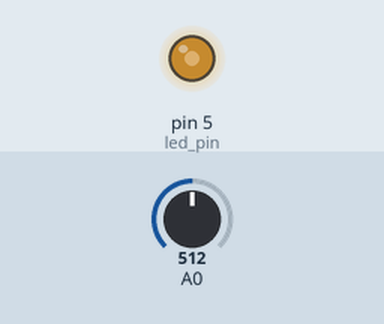
The sketch below on a simulated Arduino Uno, built with avr-gcc and run on an emulated ATmega328P. Parts: output pins drawn as LEDs (lit = HIGH). The test bench sets the inputs (shaded band); at power-on: A0 = 512.

Above: at 0.1 s.
Timing chart, 0 to 1.6 s (numbered marks = the images above):
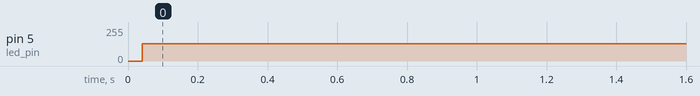

The sketch:

Anal_Digit.ino
```cpp
// analog to digital converter

// map(val, fromLOW, fromHIGH, toLOW, toHIGH)
//  map(395, 0, 1023, 0, 255)

// default frequency --> 100000 samples/s
// we can change this frequency
//  CK = clock of micro
// ADPS   [2, 1, 0] 0bxxx
//  1   1   1 | CK/128
//  1   1   0 | CK/64
//  1   0   1 | CK/32
//  1   0   0 | CK/16
//  0   1   1 | CK/8
//  0   1   0 | CK/4
//  0   0   1 | CK/2
//  0   0   0 | 1000000 samples/s (default)


#define led_pin 5
#define _BV(n) (1<<n)

int status = 0;
int val;

void ADC_Init() {
  DIDR0 |= _BV(ADC0D); // Desible digital pin
  DDRC=0x0; // Make ADC port as input
  ADCSRA = ADCSRA | _BV(ADPS2) | _BV(ADPS1) | _BV(ADPS0); //  ADPS = 0b111
  ADMUX |= _BV(REFS0); // Verf: Avcc, ADC Channel: 0
}

int ADC_Read(char channel) {
  ADMUX = ADMUX|(channel & 0x0f); // Set input channel to read
  ADCSRA |= _BV(ADSC); // Start conversion
  while(bit_is_set(ADCSRA, ADSC)); // Monitor and of conversion interrupt
  //delayMicroseconds(10);
  return ADCW; // Return digital value
}

void setup() {
  pinMode(led_pin, OUTPUT);
  Serial.begin(9600);
  ADC_Init();
}

void loop() {
  while(1){
    cli();
    val = ADC_Read(0);
    if (status) {
      digitalWrite(led_pin, HIGH);
    }
    else{
      digitalWrite(led_pin, LOW);
    }
    status = !status;
    sei();
  }
}
```

Measured:
- by itself, pin 5 (led_pin): 0/255 → 128/255 at 0.04 s
